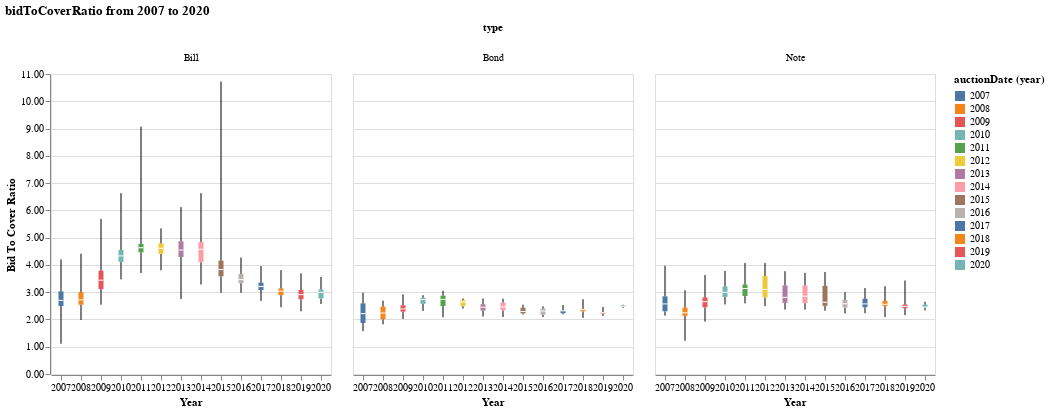

Notebook source saved alongside this figure:
### Code cell
# Y -> bidToCover
# X -> Year
# X2 -> Instrument

def doBoxWhiskerFacet(df, metric="bidToCoverRatio", title="Bid To Cover Ratio", instruments=['Note', 'Bill', 'Bond']):
    lower_box = 'q1({}):Q'.format(metric)
    lower_whisker = 'min({}):Q'.format(metric)
    upper_box = 'q3({}):Q'.format(metric)
    upper_whisker = 'max({}):Q'.format(metric)
    middle_tick = 'median({}):Q'.format(metric)
    x_axis = 'year(auctionDate):N'

    chart_df = df[df.type.isin(instruments)].copy()

    # Compose each layer individually
    lower_plot = alt.Chart().mark_rule().encode(
        alt.Y(lower_whisker, axis=alt.Axis(title=title, format='.2f')),
        alt.Y2(lower_box),
        alt.X(x_axis, axis=alt.Axis(title="Year", labelAngle=0, labelOverlap="greedy")),
    )

    middle_plot = alt.Chart().mark_bar(size=5.0).encode(
        alt.Y(lower_box),
        alt.Y2(upper_box),
        alt.X(x_axis),
        alt.Color(x_axis)
    )

    upper_plot = alt.Chart().mark_rule().encode(
        alt.Y(upper_whisker),
        alt.Y2(upper_box),
        alt.X(x_axis)
    )

    middle_tick_plot = alt.Chart().mark_tick(
        color='white',
        size=5.0
    ).encode(
        alt.Y(middle_tick),
        alt.X(x_axis)
    )

    box_and_whisker = lower_plot + middle_plot + upper_plot + middle_tick_plot

    return box_and_whisker.facet(column='type:O', data=chart_df, title=None).properties(
        title="{0} from {1} to {2}".format(metric, df.auctionDate.min()[:4], df.auctionDate.max()[:4])
    )

doBoxWhiskerFacet(df)

### Figure 1 — Vega-Lite specification as saved in the notebook (floating-point values rounded to 4 significant figures; data arrays with more than 128 entries replaced by an {"elided": "..."} marker saying what was removed)
{"config": {"view": {"continuousWidth": 400, "continuousHeight": 300}}, "data": {"name": "data-4f8ff30f553176d869d212028af5daa9"}, "facet": {"column": {"type": "ordinal", "field": "type"}}, "spec": {"layer": [{"mark": "rule", "encoding": {"x": {"type": "nominal", "axis": {"labelAngle": 0, "labelOverlap": "greedy", "title": "Year"}, "field": "auctionDate", "timeUnit": "year"}, "y": {"type": "quantitative", "aggregate": "min", "axis": {"format": ".2f", "title": "Bid To Cover Ratio"}, "field": "bidToCoverRatio"}, "y2": {"aggregate": "q1", "field": "bidToCoverRatio"}}}, {"mark": {"type": "bar", "size": 5.0}, "encoding": {"color": {"type": "nominal", "field": "auctionDate", "timeUnit": "year"}, "x": {"type": "nominal", "field": "auctionDate", "timeUnit": "year"}, "y": {"type": "quantitative", "aggregate": "q1", "field": "bidToCoverRatio"}, "y2": {"aggregate": "q3", "field": "bidToCoverRatio"}}}, {"mark": "rule", "encoding": {"x": {"type": "nominal", "field": "auctionDate", "timeUnit": "year"}, "y": {"type": "quantitative", "aggregate": "max", "field": "bidToCoverRatio"}, "y2": {"aggregate": "q3", "field": "bidToCoverRatio"}}}, {"mark": {"type": "tick", "color": "white", "size": 5.0}, "encoding": {"x": {"type": "nominal", "field": "auctionDate", "timeUnit": "year"}, "y": {"type": "quantitative", "aggregate": "median", "field": "bidToCoverRatio"}}}]}, "title": "bidToCoverRatio from 2007 to 2020", "$schema": "https://vega.github.io/schema/vega-lite/v4.0.2.json", "datasets": {"data-4f8ff30f553176d869d212028af5daa9": {"elided": "3180 records"}}}
